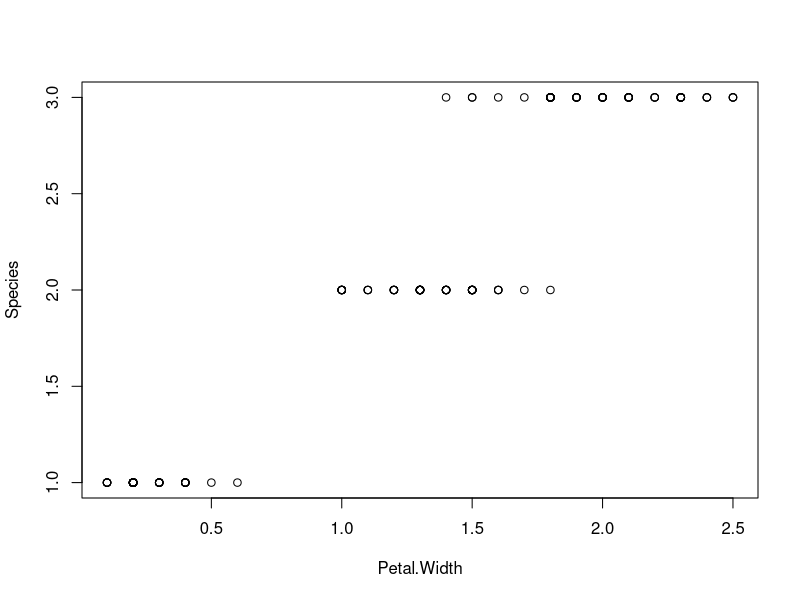
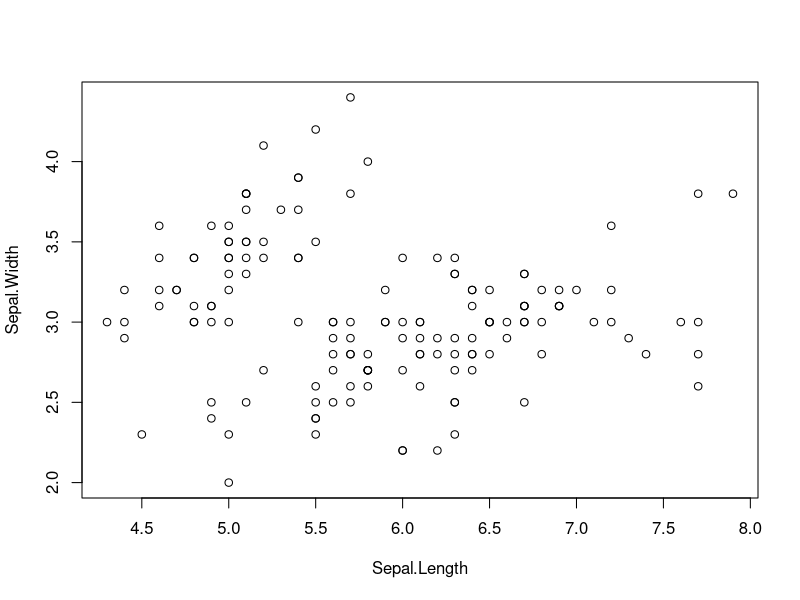

Source code (R) for these figures, in order:
## ---- chunk 1
plot(iris[, 4:5])
## ---- chunk 2
plot(iris[, 1:2])
## ---- chunk 3
head(iris[, 1:2])
